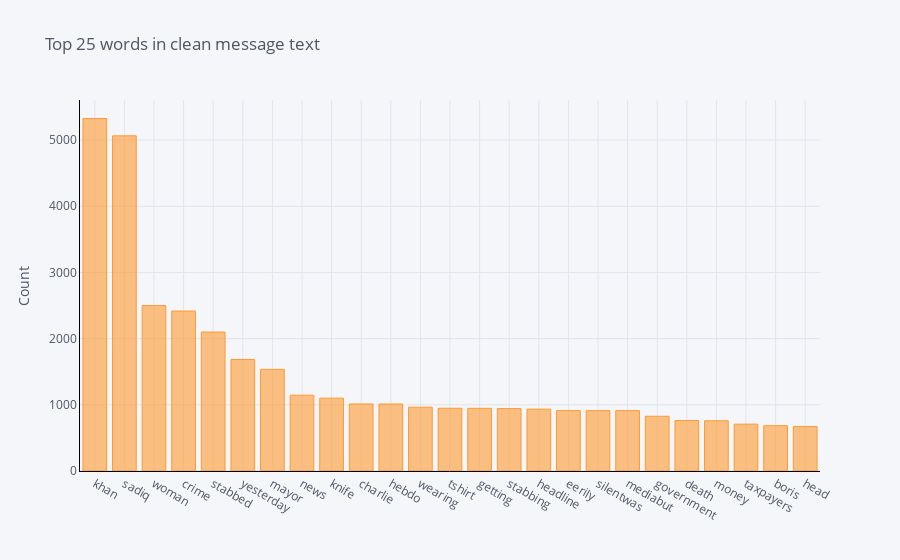
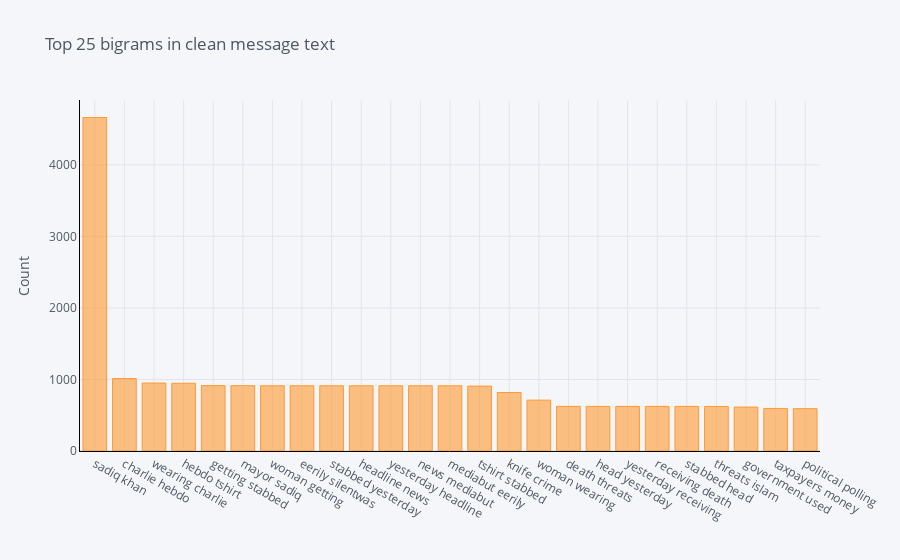
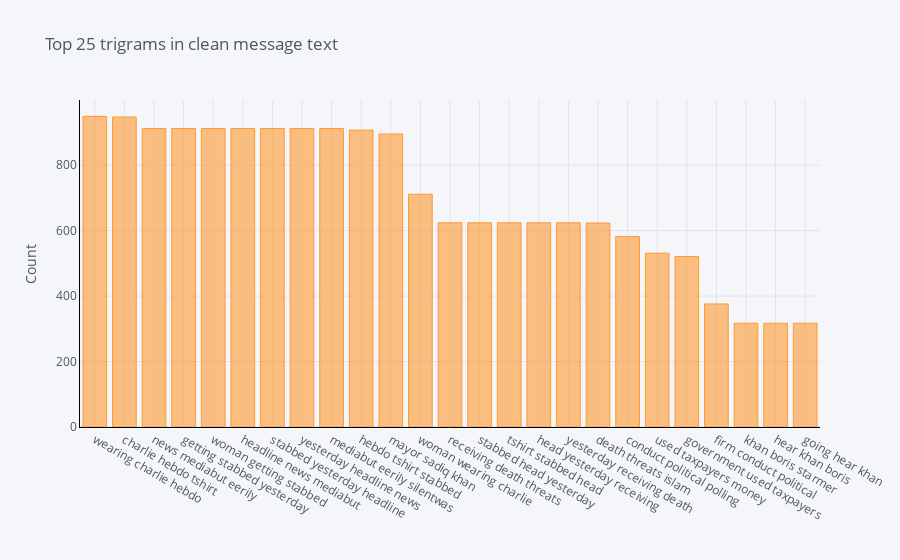

Source (notebook cell) for these figures, in order:
### Code cell
print("Number of all words = " + str(len(unique_all))) # we have 462922 unique words
print("Number of hash_tags = " + str(len(unique_hashtag))) 

plot_ngrams(all_tweet_cleaned, 'Clean_MessageText')

### Figure 1 — Plotly figure (JSON) as saved in the notebook; plotly's stock layout.template omitted (floating-point values rounded to 4 significant figures)
{"data": [{"marker": {"color": "rgba(255, 153, 51, 0.6)", "line": {"color": "rgba(255, 153, 51, 1.0)", "width": 1}}, "name": "count", "orientation": "v", "text": "", "type": "bar", "x": ["khan", "sadiq", "woman", "crime", "stabbed", "yesterday", "mayor", "news", "knife", "charlie", "hebdo", "wearing", "tshirt", "getting", "stabbing", "headline", "eerily", "silentwas", "mediabut", "government", "death", "money", "taxpayers", "boris", "head"], "y": [5325, 5064, 2499, 2417, 2099, 1685, 1535, 1146, 1101, 1013, 1012, 964, 948, 947, 943, 934, 912, 912, 912, 827, 763, 759, 708, 685, 673]}], "layout": {"legend": {"bgcolor": "#F5F6F9", "font": {"color": "#4D5663"}}, "paper_bgcolor": "#F5F6F9", "plot_bgcolor": "#F5F6F9", "title": {"font": {"color": "#4D5663"}, "text": "Top 25 words in clean message text"}, "xaxis": {"gridcolor": "#E1E5ED", "linecolor": "black", "showgrid": true, "tickfont": {"color": "#4D5663"}, "title": {"font": {"color": "#4D5663"}, "text": ""}, "zerolinecolor": "#E1E5ED"}, "yaxis": {"gridcolor": "#E1E5ED", "linecolor": "black", "showgrid": true, "tickfont": {"color": "#4D5663"}, "title": {"font": {"color": "#4D5663"}, "text": "Count"}, "zerolinecolor": "#E1E5ED"}}}

### Figure 2 — Plotly figure (JSON) as saved in the notebook; plotly's stock layout.template omitted (floating-point values rounded to 4 significant figures)
{"data": [{"marker": {"color": "rgba(255, 153, 51, 0.6)", "line": {"color": "rgba(255, 153, 51, 1.0)", "width": 1}}, "name": "count", "orientation": "v", "text": "", "type": "bar", "x": ["sadiq khan", "charlie hebdo", "wearing charlie", "hebdo tshirt", "getting stabbed", "mayor sadiq", "woman getting", "eerily silentwas", "stabbed yesterday", "headline news", "yesterday headline", "news mediabut", "mediabut eerily", "tshirt stabbed", "knife crime", "woman wearing", "death threats", "head yesterday", "yesterday receiving", "receiving death", "stabbed head", "threats islam", "government used", "taxpayers money", "political polling"], "y": [4661, 1012, 950, 947, 914, 913, 912, 912, 912, 912, 912, 912, 912, 907, 818, 711, 624, 624, 624, 624, 624, 623, 614, 595, 592]}], "layout": {"legend": {"bgcolor": "#F5F6F9", "font": {"color": "#4D5663"}}, "paper_bgcolor": "#F5F6F9", "plot_bgcolor": "#F5F6F9", "title": {"font": {"color": "#4D5663"}, "text": "Top 25 bigrams in clean message text"}, "xaxis": {"gridcolor": "#E1E5ED", "linecolor": "black", "showgrid": true, "tickfont": {"color": "#4D5663"}, "title": {"font": {"color": "#4D5663"}, "text": ""}, "zerolinecolor": "#E1E5ED"}, "yaxis": {"gridcolor": "#E1E5ED", "linecolor": "black", "showgrid": true, "tickfont": {"color": "#4D5663"}, "title": {"font": {"color": "#4D5663"}, "text": "Count"}, "zerolinecolor": "#E1E5ED"}}}

### Figure 3 — Plotly figure (JSON) as saved in the notebook; plotly's stock layout.template omitted (floating-point values rounded to 4 significant figures)
{"data": [{"marker": {"color": "rgba(255, 153, 51, 0.6)", "line": {"color": "rgba(255, 153, 51, 1.0)", "width": 1}}, "name": "count", "orientation": "v", "text": "", "type": "bar", "x": ["wearing charlie hebdo", "charlie hebdo tshirt", "news mediabut eerily", "getting stabbed yesterday", "woman getting stabbed", "headline news mediabut", "stabbed yesterday headline", "yesterday headline news", "mediabut eerily silentwas", "hebdo tshirt stabbed", "mayor sadiq khan", "woman wearing charlie", "receiving death threats", "stabbed head yesterday", "tshirt stabbed head", "head yesterday receiving", "yesterday receiving death", "death threats islam", "conduct political polling", "used taxpayers money", "government used taxpayers", "firm conduct political", "khan boris starmer", "hear khan boris", "going hear khan"], "y": [949, 947, 912, 912, 912, 912, 912, 912, 912, 907, 895, 711, 624, 624, 624, 624, 624, 623, 582, 531, 521, 376, 317, 317, 317]}], "layout": {"legend": {"bgcolor": "#F5F6F9", "font": {"color": "#4D5663"}}, "paper_bgcolor": "#F5F6F9", "plot_bgcolor": "#F5F6F9", "title": {"font": {"color": "#4D5663"}, "text": "Top 25 trigrams in clean message text"}, "xaxis": {"gridcolor": "#E1E5ED", "linecolor": "black", "showgrid": true, "tickfont": {"color": "#4D5663"}, "title": {"font": {"color": "#4D5663"}, "text": ""}, "zerolinecolor": "#E1E5ED"}, "yaxis": {"gridcolor": "#E1E5ED", "linecolor": "black", "showgrid": true, "tickfont": {"color": "#4D5663"}, "title": {"font": {"color": "#4D5663"}, "text": "Count"}, "zerolinecolor": "#E1E5ED"}}}
